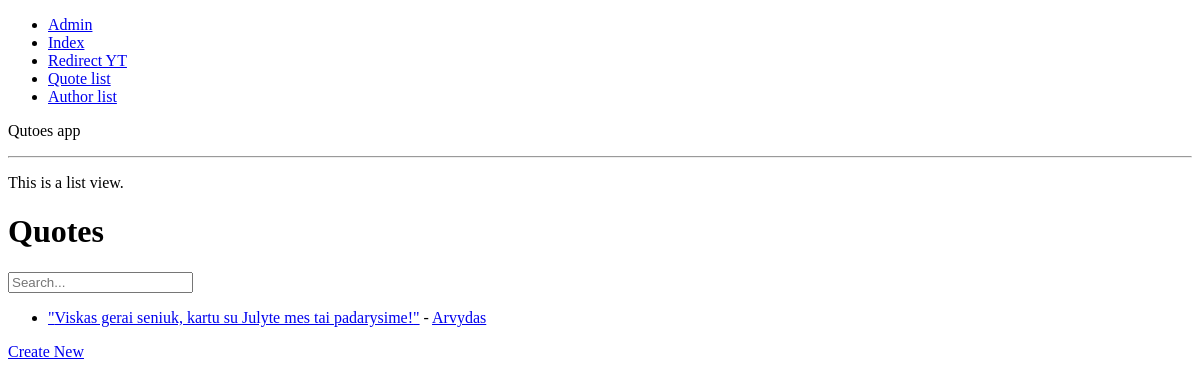
The app's page /quotes/list, older data.
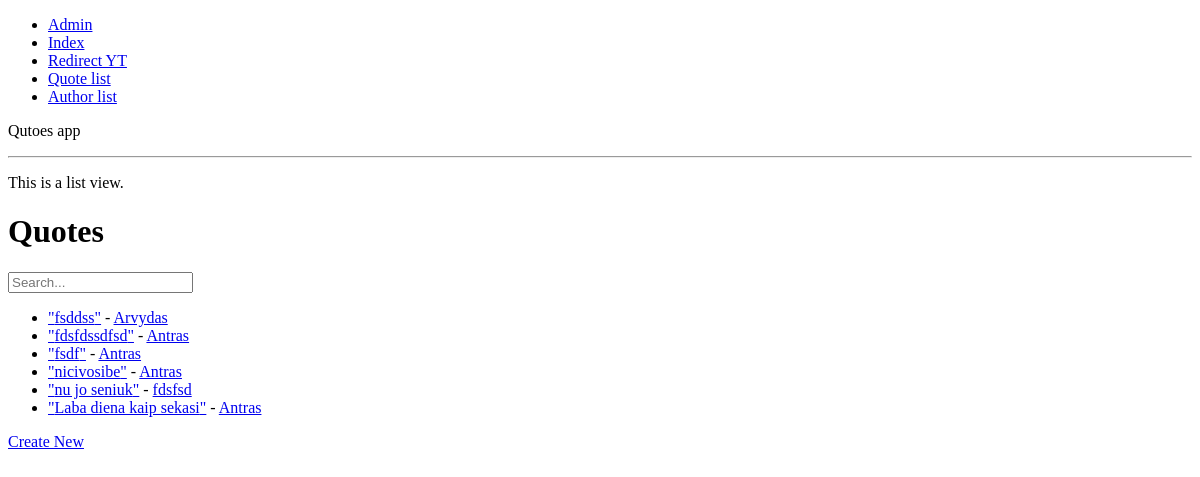
The same page, newer data.
### apps/quotes/models.py (models this page shows, shortened)
class Quote(models.Model):
    text = models.TextField(blank=False, null=False)
    author = models.ForeignKey(
        Author,
        null=True,  # setting this so on_delete (below) works
        on_delete=models.SET_NULL,  # on delete - set the value to NULL
    )
    active = models.BooleanField(default=False)
    date_created = models.DateTimeField(auto_now_add=True)

### apps/authors/models.py (models this page shows, shortened)
class Author(models.Model):
    name = models.CharField(max_length=50, blank=False)
    lastname = models.CharField(max_length=50, blank=True)
    date_created = models.DateTimeField(auto_now_add=True)

### apps/quotes/views.py (the view, shortened to what this page needs)
# urls.py: path("list", QuoteListView.as_view(), name="quote-list"),
class QuoteListView(View):
    template_name = "quotes/quote_list.html"
    partial_template_name = "quotes/partials/quote_list_partial.html"
    def get(self, request):
        quotes = Quote.objects.all()
        return render(request, self.template_name, {"object_list": quotes})

### templates/quotes/quote_list.html (shortened to what this page needs)
{% extends "base-list.html" %}
{% block list %}
<h1>Quotes</h1>
<form>
    <input type="search"
        name="q" placeholder="Search..."
        hx-post="{% url 'quote-list' %}"
        hx-trigger="input changed delay:500ms, search"
        hx-target="#quote-list" >
</form>
<ul id="quote-list">
    {% include "quotes/partials/quote_list_partial.html" %}
</ul>
<a href="{% url "quote-create" %}">Create New</a>
{% endblock list %}

### templates/quotes/partials/quote_list_partial.html
{% for quote in object_list %}
<li>
    <a href="{% url "quote-detail" pk=quote.id %}">"{{ quote.text }}"</a> -
    {% if quote.author %}
        <a href="{% url "author-detail" pk=quote.author.id %}">{{ quote.author.name }}</a>
    {% else %}
        Unknown Author
    {% endif %}
</li>
{% empty %}
    <li>No quotes yet.</li>
{% endfor %}

Row changes from the older to the newer data that the page shows:
removed Quote: text "Viskas gerai seniuk, kartu su Julyte mes tai padarysime!", author.name "Arvydas"
added Quote: text "fsddss", author.name "Arvydas"
added Quote: text "fdsfdssdfsd", author.name "Antras"
added Quote: text "fsdf", author.name "Antras"
added Quote: text "nicivosibe", author.name "Antras"
added Quote: text "nu jo seniuk", author.name "fdsfsd"
added Quote: text "Laba diena kaip sekasi", author.name "Antras"
